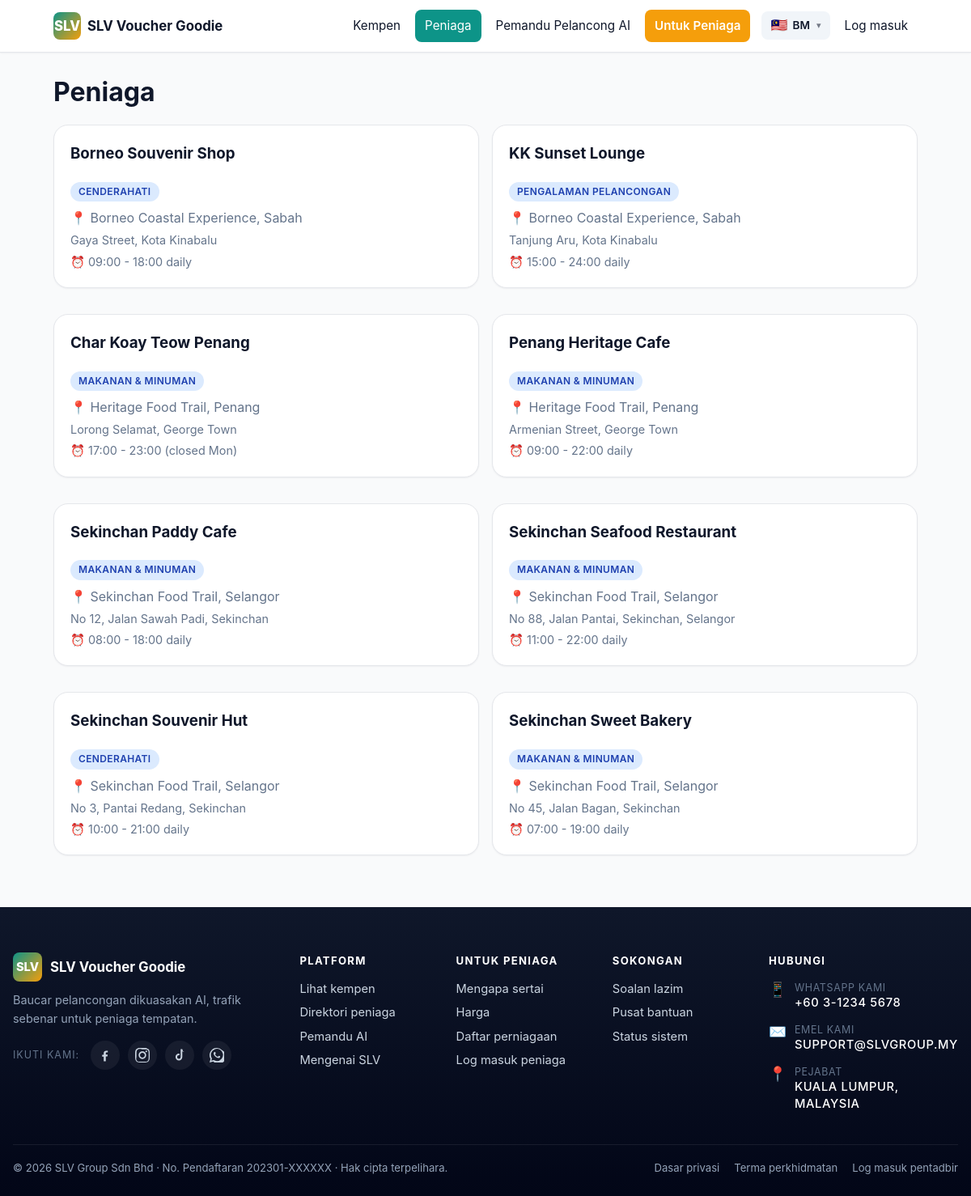
Screenshot of /merchants with the database file from the repository.
### tables this page shows
CREATE TABLE merchants (
  id                  BIGINT UNSIGNED NOT NULL AUTO_INCREMENT,
  user_id             BIGINT UNSIGNED NOT NULL,
  business_name       VARCHAR(180) NOT NULL,
  owner_name          VARCHAR(120) NOT NULL,
  phone               VARCHAR(40)  NOT NULL,
  whatsapp            VARCHAR(40)  DEFAULT NULL,
  email               VARCHAR(180) NOT NULL,
  category            ENUM('fnb','hotel','retail','souvenir','attraction','transport','experience','others') NOT NULL DEFAULT 'fnb',
  location_id         BIGINT UNSIGNED DEFAULT NULL,
  address             VARCHAR(500) DEFAULT NULL,
  map_link            VARCHAR(500) DEFAULT NULL,
  registration_no     VARCHAR(80)  DEFAULT NULL,
  logo                VARCHAR(255) DEFAULT NULL,
  shop_photos         TEXT DEFAULT NULL,
  operating_hours     VARCHAR(255) DEFAULT NULL,
  wallet_balance      DECIMAL(10,2) NOT NULL DEFAULT 0.00,
  subscription_status ENUM('pending','active','expired','suspended') NOT NULL DEFAULT 'pending',
  status              ENUM('pending','active','suspended') NOT NULL DEFAULT 'pending',
  created_at          DATETIME NOT NULL DEFAULT CURRENT_TIMESTAMP,
  updated_at          DATETIME NOT NULL DEFAULT CURRENT_TIMESTAMP ON UPDATE CURRENT_TIMESTAMP,
  PRIMARY KEY (id),
  KEY idx_merchants_user (user_id),
  KEY idx_merchants_location (location_id),
  KEY idx_merchants_status (status),
  CONSTRAINT fk_merchants_user FOREIGN KEY (user_id) REFERENCES users(id) ON DELETE CASCADE,
  CONSTRAINT fk_merchants_location FOREIGN KEY (location_id) REFERENCES locations(id) ON DELETE SET NULL
);

CREATE TABLE locations (
  id           BIGINT UNSIGNED NOT NULL AUTO_INCREMENT,
  state        VARCHAR(80)  NOT NULL,
  city         VARCHAR(80)  DEFAULT NULL,
  area_name    VARCHAR(120) NOT NULL,
  slug         VARCHAR(80)  NOT NULL,
  description  TEXT,
  banner_image VARCHAR(255) DEFAULT NULL,
  map_link     VARCHAR(500) DEFAULT NULL,
  status       ENUM('active','inactive') NOT NULL DEFAULT 'active',
  created_at   DATETIME NOT NULL DEFAULT CURRENT_TIMESTAMP,
  PRIMARY KEY (id),
  UNIQUE KEY uniq_locations_slug (slug),
  KEY idx_locations_state (state)
);

### app/Core/View.php (called while the page is built, shortened)
<?php
class View
{
    private string $base;
    public function __construct()
    {
        $this->base = SLV_ROOT . '/app/Views/';
    }
    public function render(string $template, array $data = [], ?string $layout = null): string
    {
        $file = $this->base . $template . '.php';
        $data['_user'] = Auth::user();
        $data['_lang'] = Lang::current();
        $data['_flash'] = [
            'success' => flash('success'),
            'error'   => flash('error'),
            'info'    => flash('info'),
        ];
        $data['_errors'] = flash('errors') ?: [];
        $content = $this->capture($file, $data);
        if ($layout === null) {
            if (str_starts_with($template, 'admin/')) {
                $layout = 'layouts/admin';
            } elseif (str_starts_with($template, 'merchant/')) {
                $layout = 'layouts/merchant';
            } elseif (str_starts_with($template, 'errors/')) {
                $layout = 'layouts/public';
            } elseif (!str_starts_with($template, 'layouts/') && !str_starts_with($template, 'partials/')) {
                $layout = 'layouts/public';
            }
        }
        if ($layout) {
            $layoutFile = $this->base . $layout . '.php';
            return $this->capture($layoutFile, array_merge($data, ['content' => $content]));
        }
        return $content;
    }
    private function capture(string $file, array $data): string
    {
        extract($data, EXTR_SKIP);
        require $file;
        return (string) ob_get_clean();
    }
}

### app/Controllers/HomeController.php (called while the page is built, shortened)
<?php
class HomeController extends Controller
{
    public function merchants(array $params): void
    {
        $this->render('public/merchants', [
            'title'     => __('nav.merchants'),
            'merchants' => Merchant::publicListing(),
        ]);
    }
}

### public/index.php (called while the page is built, shortened)
<?php
require SLV_ROOT . '/config/config.php';
require SLV_ROOT . '/app/Core/helpers.php';
$router = new \App\Core\Router();
$router->dispatch();

### app/Core/Lang.php (called while the page is built, shortened)
<?php
class Lang
{
    private static array $messages = [];
    public static function boot(): void
    {
        $default = config('config.lang.default', 'en');
        $current = $_SESSION['lang'] ?? $default;
        $file = SLV_ROOT . '/app/Lang/' . $current . '.php';
        $fallback = SLV_ROOT . '/app/Lang/en.php';
        $messages = is_file($fallback) ? require $fallback : [];
        if ($current !== 'en' && is_file($file)) {
            $messages = array_replace_recursive($messages, require $file);
        }
        self::$messages = $messages;
    }
    public static function get(string $key, array $replace = []): string
    {
        $segments = explode('.', $key);
        $value = self::$messages;
        foreach ($segments as $segment) {
            $value = $value[$segment];
        }
        foreach ($replace as $k => $v) {
            $value = str_replace(':' . $k, (string) $v, $value);
        }
        return $value;
    }
}

### app/Core/helpers.php (called while the page is built, shortened)
<?php
if (!function_exists('config')) {
    function config(string $key, mixed $default = null): mixed
    {
        static $cache = [];
        [$file, $path] = array_pad(explode('.', $key, 2), 2, null);
        if (!isset($cache[$file])) {
            $full = SLV_ROOT . '/config/' . $file . '.php';
            $cache[$file] = is_file($full) ? require $full : [];
        }
        if ($path === null) {
            return $cache[$file];
        }
        $value = $cache[$file];
        foreach (explode('.', $path) as $segment) {
            $value = $value[$segment];
        }
        return $value;
    }
}
if (!function_exists('e')) {
    function e(?string $value): string
    {
        return htmlspecialchars((string) $value, ENT_QUOTES | ENT_SUBSTITUTE, 'UTF-8');
    }
}
if (!function_exists('__')) {
    function __(string $key, array $replace = []): string
    {
        return \App\Core\Lang::get($key, $replace);
    }
}

### config/config.php (called while the page is built, shortened)
<?php
if (!function_exists('env')) {
    function env(string $key, mixed $default = null): mixed
    {
        $value = $_ENV[$key] ?? getenv($key);
        if ($value === false || $value === null || $value === '') {
            return $default;
        }
        return match (strtolower((string) $value)) {
            'true', '(true)'   => true,
            'false', '(false)' => false,
            'null', '(null)'   => null,
            default            => $value,
        };
    }
}
return [
    'name'      => env('APP_NAME', 'SLV Voucher Goodie'),
    'env'       => env('APP_ENV', 'production'),
    'debug'     => (bool) env('APP_DEBUG', false),
    'url'       => rtrim((string) env('APP_URL', 'http://localhost:8000'), '/'),
    'timezone'  => env('APP_TIMEZONE', 'Asia/Kuala_Lumpur'),
    'key'       => env('APP_KEY', ''),
    'pricing' => [
        'subscription_fee'  => (float) env('SUBSCRIPTION_ANNUAL_FEE', 150),
        'redemption_fee'    => (float) env('VOUCHER_REDEMPTION_FEE', 1.50),
        'wallet_min'        => (float) env('WALLET_MIN_BALANCE', 100),
        'wallet_min_reload' => (float) env('WALLET_MIN_RELOAD', 100),
    ],
    'billplz' => [
        'base_url'      => env('BILLPLZ_BASE_URL', 'https://www.billplz-sandbox.com/api/v3'),
        'api_key'       => env('BILLPLZ_API_KEY', ''),
        'collection_id' => env('BILLPLZ_COLLECTION_ID', ''),
        'x_signature'   => env('BILLPLZ_X_SIGNATURE', ''),
    ],
    'openai' => [
        'api_key' => env('OPENAI_API_KEY', ''),
        'model'   => env('OPENAI_MODEL', 'gpt-4o-mini'),
    ],
    'lang' => [
        'default'   => env('DEFAULT_LANG', 'ms'),
        'available' => ['en', 'zh', 'ms'],
    ],
    'company' => [
        'name'        => 'SLV Group Sdn Bhd',
        'reg_no'      => env('COMPANY_REG_NO', '202301-XXXXXX'),
        'address'     => env('COMPANY_ADDRESS', 'Kuala Lumpur, Malaysia'),
        'email'       => env('COMPANY_EMAIL', 'support@slvgroup.my'),
        'phone'       => env('COMPANY_PHONE', '+60 3-1234 5678'),
        'whatsapp'    => env('COMPANY_WHATSAPP', '60123456789'),
        'social' => [
            'facebook'  => env('SOCIAL_FACEBOOK',  'https://facebook.com/slvgroup'),
            'instagram' => env('SOCIAL_INSTAGRAM', 'https://instagram.com/slvgroup'),
            'tiktok'    => env('SOCIAL_TIKTOK',    'https://tiktok.com/@slvgroup'),
        ],
    ],
];

### config/database.php (called while the page is built)
<?php
return [
    'driver'   => 'mysql',
    'host'     => env('DB_HOST', '127.0.0.1'),
    'port'     => (int) env('DB_PORT', 3306),
    'database' => env('DB_DATABASE', 'slv_voucher'),
    'username' => env('DB_USERNAME', 'root'),
    'password' => env('DB_PASSWORD', ''),
    'charset'  => 'utf8mb4',
    'collation' => 'utf8mb4_unicode_ci',
];

### app/Core/Database.php (called while the page is built, shortened)
<?php
class Database
{
    private static ?PDO $pdo = null;
    public static function pdo(): PDO
    {
        $cfg = config('database');
        $dsn = sprintf(
            '%s:host=%s;port=%d;dbname=%s;charset=%s',
            $cfg['driver'],
            $cfg['host'],
            $cfg['port'],
            $cfg['database'],
            $cfg['charset']
        );
        try {
            self::$pdo = new PDO($dsn, $cfg['username'], $cfg['password'], [
                PDO::ATTR_ERRMODE            => PDO::ERRMODE_EXCEPTION,
                PDO::ATTR_DEFAULT_FETCH_MODE => PDO::FETCH_ASSOC,
                PDO::ATTR_EMULATE_PREPARES   => false,
            ]);
        } catch (PDOException $e) {
            throw new \RuntimeException('Database connection failed: ' . $e->getMessage(), 0, $e);
        }
        return self::$pdo;
    }
    public static function run(string $sql, array $params = []): PDOStatement
    {
        $stmt = self::pdo()->prepare($sql);
        $stmt->execute($params);
        return $stmt;
    }
    public static function all(string $sql, array $params = []): array
    {
        return self::run($sql, $params)->fetchAll();
    }
}

### app/Models/Merchant.php (called while the page is built, shortened)
<?php
class Merchant
{
    public static function publicListing(): array
    {
        return Database::all(
            "SELECT m.*, l.area_name AS location_name, l.state AS location_state
             FROM merchants m
             LEFT JOIN locations l ON l.id = m.location_id
             WHERE m.status = 'active' AND m.subscription_status = 'active'
             ORDER BY l.area_name, m.business_name"
        );
    }
}

### app/Views/public/merchants.php (the view, shortened to what this page needs)
<h1 class="mt-0 mb-2"><?= e(__('nav.merchants')) ?></h1>
<?php if (empty($merchants)): ?>
  <div class="card text-center text-muted">—</div>
<?php else: ?>
  <div class="grid grid-2">
    <?php foreach ($merchants as $m): ?>
      <article class="card">
        <h3 class="mt-0"><?= e($m['business_name']) ?></h3>
        <div class="pill pill-info"><?= e(__('merchant.category_options.' . $m['category'])) ?></div>
        <p class="text-muted mt-1" style="margin:8px 0 0;">
          📍 <?= e($m['location_name'] ?? '') ?>, <?= e($m['location_state'] ?? '') ?>
        </p>
        <?php if (!empty($m['address'])): ?>
          <p class="text-muted" style="margin:4px 0 0; font-size:.9rem;"><?= e($m['address']) ?></p>
        <?php endif; ?>
        <?php if (!empty($m['operating_hours'])): ?>
          <p class="text-muted" style="margin:4px 0 0; font-size:.9rem;">⏰ <?= e($m['operating_hours']) ?></p>
        <?php endif; ?>
      </article>
    <?php endforeach; ?>
  </div>
<?php endif; ?>

### app/Core/Router.php (shortened to what this page needs)
<?php
class Router
{
    private array $routes = [
        'GET' => [], 'POST' => [], 'PUT' => [], 'DELETE' => [],
    ];
    private array $groupMiddleware = [];
    public function group(array $middleware, callable $callback): void
    {
        $previous = $this->groupMiddleware;
        $this->groupMiddleware = array_merge($previous, $middleware);
        $this->groupMiddleware = $previous;
    }
    private function add(string $method, string $path, array $handler, array $middleware): void
    {
        $pattern = preg_replace('#\{([a-zA-Z_][a-zA-Z0-9_]*)\}#', '(?P<$1>[^/]+)', $path);
        $pattern = '#^' . rtrim($pattern, '/') . '/?$#';
        $this->routes[$method][] = [
            'pattern'    => $pattern,
            'handler'    => $handler,
            'middleware' => array_merge($this->groupMiddleware, $middleware),
        ];
    }
    public function dispatch(): void
    {
        $method = $_SERVER['REQUEST_METHOD'] ?? 'GET';
        $uri = parse_url($_SERVER['REQUEST_URI'] ?? '/', PHP_URL_PATH) ?: '/';
        $uri = rtrim($uri, '/') ?: '/';
        foreach ($this->routes[$method] ?? [] as $route) {
            if (preg_match($route['pattern'], $uri, $matches)) {
                $params = array_filter($matches, 'is_string', ARRAY_FILTER_USE_KEY);
                [$controllerClass, $action] = $route['handler'];
                $controller = new $controllerClass();
                $controller->{$action}($params);
                return;
            }
        }
    }
}

### public/assets/css/app.css (style rules this page uses)
:root { --c-primary: #0d9488; --c-primary-dk: #0f766e; --c-primary-lt: #ccfbf1; --c-accent: #f59e0b; --c-bg: #f9fafb; --c-surface: #ffffff; --c-text: #0f172a; --c-muted: #64748b; --c-border: #e5e7eb; --c-success: #16a34a; --c-warning: #f59e0b; --c-danger: #dc2626; --c-info: #0284c7; --r-sm: 8px; --r-md: 12px; --r-lg: 18px; --shadow-sm: 0 1px 2px rgba(15,23,42,.05); --shadow-md: 0 4px 14px rgba(15,23,42,.08); --shadow-lg: 0 10px 30px rgba(15,23,42,.12); }
* { box-sizing: border-box; }
html, body { margin: 0; padding: 0; }
body { font-family: -apple-system, BlinkMacSystemFont, "Segoe UI", "PingFang SC", "Hiragino Sans GB", "Microsoft YaHei", Roboto, "Helvetica Neue", Arial, sans-serif; background: var(--c-bg); color: var(--c-text); font-size: 16px; line-height: 1.55; -webkit-font-smoothing: antialiased; }
.card { background: var(--c-surface); border-radius: var(--r-lg); box-shadow: var(--shadow-sm); padding: 20px; margin-bottom: 16px; border: 1px solid var(--c-border); }
.grid { display: grid; gap: 16px; }
.grid-2 { grid-template-columns: 1fr; }
@media (min-width: 720px) { .grid-2 { grid-template-columns: 1fr 1fr; } }
.pill { display: inline-flex; padding: 3px 10px; border-radius: 999px; font-size: .75rem; font-weight: 600; background: #f1f5f9; color: var(--c-muted); text-transform: uppercase; letter-spacing: .03em; }
.pill-info { background: #dbeafe; color: #1e40af; }
.text-muted { color: var(--c-muted); }
.mt-0 { margin-top: 0; }
.mt-1 { margin-top: 8px; }
.mb-2 { margin-bottom: 16px; }

### rows the page displays
merchants: business_name "Borneo Souvenir Shop", category "CENDERAHATI", location.area_name "Borneo Coastal Experience", location.state "Sabah", address "Gaya Street, Kota Kinabalu", operating_hours "09:00 - 18:00 daily"
merchants: business_name "KK Sunset Lounge", category "PENGALAMAN PELANCONGAN", location.area_name "Borneo Coastal Experience", location.state "Sabah", address "Tanjung Aru, Kota Kinabalu", operating_hours "15:00 - 24:00 daily"
merchants: business_name "Char Koay Teow Penang", category "MAKANAN & MINUMAN", location.area_name "Heritage Food Trail", location.state "Penang", address "Lorong Selamat, George Town", operating_hours "17:00 - 23:00 (closed Mon)"
merchants: business_name "Penang Heritage Cafe", category "MAKANAN & MINUMAN", location.area_name "Heritage Food Trail", location.state "Penang", address "Armenian Street, George Town", operating_hours "09:00 - 22:00 daily"
merchants: business_name "Sekinchan Paddy Cafe", category "MAKANAN & MINUMAN", location.area_name "Sekinchan Food Trail", location.state "Selangor", address "No 12, Jalan Sawah Padi, Sekinchan", operating_hours "08:00 - 18:00 daily"
merchants: business_name "Sekinchan Seafood Restaurant", category "MAKANAN & MINUMAN", location.area_name "Sekinchan Food Trail", location.state "Selangor", address "No 88, Jalan Pantai, Sekinchan, Selangor", operating_hours "11:00 - 22:00 daily"
merchants: business_name "Sekinchan Souvenir Hut", category "CENDERAHATI", location.area_name "Sekinchan Food Trail", location.state "Selangor", address "No 3, Pantai Redang, Sekinchan", operating_hours "10:00 - 21:00 daily"
merchants: business_name "Sekinchan Sweet Bakery", category "MAKANAN & MINUMAN", location.area_name "Sekinchan Food Trail", location.state "Selangor", address "No 45, Jalan Bagan, Sekinchan", operating_hours "07:00 - 19:00 daily"
